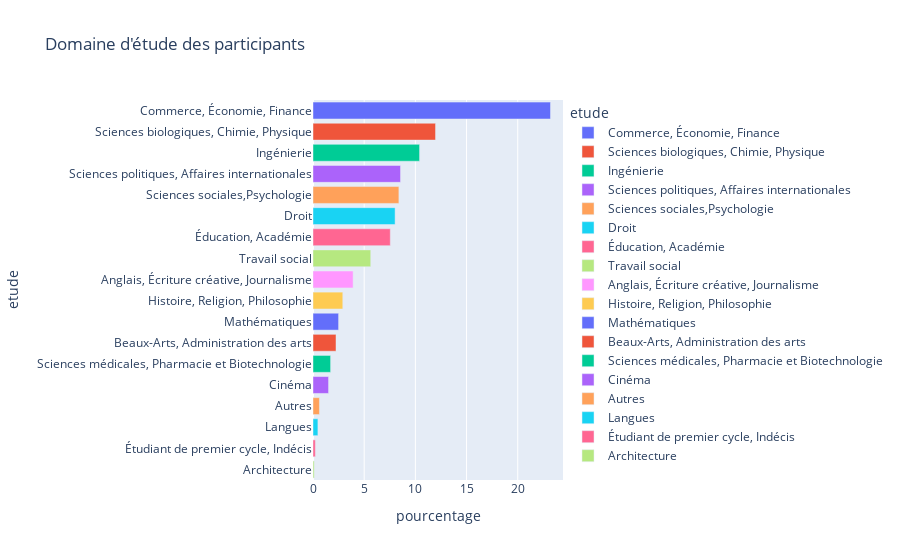

This figure's notebook cell:
### Markdown cell above
### Quel est le domaine d'étude des participants à cet événement ?

### Code cell
etude={
    1: "Droit",
    2: "Mathématiques",
    3: "Sciences sociales,Psychologie", 
    4: "Sciences médicales, Pharmacie et Biotechnologie",
    5: "Ingénierie",
    6: "Anglais, Écriture créative, Journalisme",
    7: "Histoire, Religion, Philosophie",
    8: "Commerce, Économie, Finance",
    9: "Éducation, Académie",
    10: "Sciences biologiques, Chimie, Physique",
    11: "Travail social",
    12: "Étudiant de premier cycle, Indécis",
    13: "Sciences politiques, Affaires internationales",
    14: "Cinéma",
    15: "Beaux-Arts, Administration des arts",
    16: "Langues",
    17: "Architecture",
    18: "Autres"
}
    
df['etude_libellé']=df['field_cd'].map(etude) # remplace les valeurs num en libellé

# création df_etude
df_etude = df['etude_libellé'].value_counts(normalize=True).reset_index()
df_etude.columns= ['etude', 'pourcentage']

df_etude['pourcentage'] = np.round(df_etude['pourcentage'] * 100,2)
print(df_etude)

# création du graph
fig = px.bar(
    df_etude,
    x='pourcentage',
    y='etude',
    color='etude',
    title="Domaine d'étude des participants"
)
fig.show()

### Figure 1 — Plotly figure (JSON) as saved in the notebook; plotly's stock layout.template omitted (floating-point values rounded to 4 significant figures)
{"data": [{"alignmentgroup": "True", "hovertemplate": "etude=%{y}<br>pourcentage=%{x}<extra></extra>", "legendgroup": "Commerce, Économie, Finance", "marker": {"color": "#636efa", "pattern": {"shape": ""}}, "name": "Commerce, Économie, Finance", "offsetgroup": "Commerce, Économie, Finance", "orientation": "h", "showlegend": true, "textposition": "auto", "type": "bar", "x": [23.2], "xaxis": "x", "y": ["Commerce, Économie, Finance"], "yaxis": "y"}, {"alignmentgroup": "True", "hovertemplate": "etude=%{y}<br>pourcentage=%{x}<extra></extra>", "legendgroup": "Sciences biologiques, Chimie, Physique", "marker": {"color": "#EF553B", "pattern": {"shape": ""}}, "name": "Sciences biologiques, Chimie, Physique", "offsetgroup": "Sciences biologiques, Chimie, Physique", "orientation": "h", "showlegend": true, "textposition": "auto", "type": "bar", "x": [11.97], "xaxis": "x", "y": ["Sciences biologiques, Chimie, Physique"], "yaxis": "y"}, {"alignmentgroup": "True", "hovertemplate": "etude=%{y}<br>pourcentage=%{x}<extra></extra>", "legendgroup": "Ingénierie", "marker": {"color": "#00cc96", "pattern": {"shape": ""}}, "name": "Ingénierie", "offsetgroup": "Ingénierie", "orientation": "h", "showlegend": true, "textposition": "auto", "type": "bar", "x": [10.41], "xaxis": "x", "y": ["Ingénierie"], "yaxis": "y"}, {"alignmentgroup": "True", "hovertemplate": "etude=%{y}<br>pourcentage=%{x}<extra></extra>", "legendgroup": "Sciences politiques, Affaires internationales", "marker": {"color": "#ab63fa", "pattern": {"shape": ""}}, "name": "Sciences politiques, Affaires internationales", "offsetgroup": "Sciences politiques, Affaires internationales", "orientation": "h", "showlegend": true, "textposition": "auto", "type": "bar", "x": [8.55], "xaxis": "x", "y": ["Sciences politiques, Affaires internationales"], "yaxis": "y"}, {"alignmentgroup": "True", "hovertemplate": "etude=%{y}<br>pourcentage=%{x}<extra></extra>", "legendgroup": "Sciences sociales,Psychologie", "marker": {"color": "#FFA15A", "pattern": {"shape": ""}}, "name": "Sciences sociales,Psychologie", "offsetgroup": "Sciences sociales,Psychologie", "orientation": "h", "showlegend": true, "textposition": "auto", "type": "bar", "x": [8.39], "xaxis": "x", "y": ["Sciences sociales,Psychologie"], "yaxis": "y"}, {"alignmentgroup": "True", "hovertemplate": "etude=%{y}<br>pourcentage=%{x}<extra></extra>", "legendgroup": "Droit", "marker": {"color": "#19d3f3", "pattern": {"shape": ""}}, "name": "Droit", "offsetgroup": "Droit", "orientation": "h", "showlegend": true, "textposition": "auto", "type": "bar", "x": [8.02], "xaxis": "x", "y": ["Droit"], "yaxis": "y"}, {"alignmentgroup": "True", "hovertemplate": "etude=%{y}<br>pourcentage=%{x}<extra></extra>", "legendgroup": "Éducation, Académie", "marker": {"color": "#FF6692", "pattern": {"shape": ""}}, "name": "Éducation, Académie", "offsetgroup": "Éducation, Académie", "orientation": "h", "showlegend": true, "textposition": "auto", "type": "bar", "x": [7.55], "xaxis": "x", "y": ["Éducation, Académie"], "yaxis": "y"}, {"alignmentgroup": "True", "hovertemplate": "etude=%{y}<br>pourcentage=%{x}<extra></extra>", "legendgroup": "Travail social", "marker": {"color": "#B6E880", "pattern": {"shape": ""}}, "name": "Travail social", "offsetgroup": "Travail social", "orientation": "h", "showlegend": true, "textposition": "auto", "type": "bar", "x": [5.64], "xaxis": "x", "y": ["Travail social"], "yaxis": "y"}, {"alignmentgroup": "True", "hovertemplate": "etude=%{y}<br>pourcentage=%{x}<extra></extra>", "legendgroup": "Anglais, Écriture créative, Journalisme", "marker": {"color": "#FF97FF", "pattern": {"shape": ""}}, "name": "Anglais, Écriture créative, Journalisme", "offsetgroup": "Anglais, Écriture créative, Journalisme", "orientation": "h", "showlegend": true, "textposition": "auto", "type": "bar", "x": [3.92], "xaxis": "x", "y": ["Anglais, Écriture créative, Journalisme"], "yaxis": "y"}, {"alignmentgroup": "True", "hovertemplate": "etude=%{y}<br>pourcentage=%{x}<extra></extra>", "legendgroup": "Histoire, Religion, Philosophie", "marker": {"color": "#FECB52", "pattern": {"shape": ""}}, "name": "Histoire, Religion, Philosophie", "offsetgroup": "Histoire, Religion, Philosophie", "orientation": "h", "showlegend": true, "textposition": "auto", "type": "bar", "x": [2.91], "xaxis": "x", "y": ["Histoire, Religion, Philosophie"], "yaxis": "y"}, {"alignmentgroup": "True", "hovertemplate": "etude=%{y}<br>pourcentage=%{x}<extra></extra>", "legendgroup": "Mathématiques", "marker": {"color": "#636efa", "pattern": {"shape": ""}}, "name": "Mathématiques", "offsetgroup": "Mathématiques", "orientation": "h", "showlegend": true, "textposition": "auto", "type": "bar", "x": [2.5], "xaxis": "x", "y": ["Mathématiques"], "yaxis": "y"}, {"alignmentgroup": "True", "hovertemplate": "etude=%{y}<br>pourcentage=%{x}<extra></extra>", "legendgroup": "Beaux-Arts, Administration des arts", "marker": {"color": "#EF553B", "pattern": {"shape": ""}}, "name": "Beaux-Arts, Administration des arts", "offsetgroup": "Beaux-Arts, Administration des arts", "orientation": "h", "showlegend": true, "textposition": "auto", "type": "bar", "x": [2.25], "xaxis": "x", "y": ["Beaux-Arts, Administration des arts"], "yaxis": "y"}, {"alignmentgroup": "True", "hovertemplate": "etude=%{y}<br>pourcentage=%{x}<extra></extra>", "legendgroup": "Sciences médicales, Pharmacie et Biotechnologie", "marker": {"color": "#00cc96", "pattern": {"shape": ""}}, "name": "Sciences médicales, Pharmacie et Biotechnologie", "offsetgroup": "Sciences médicales, Pharmacie et Biotechnologie", "orientation": "h", "showlegend": true, "textposition": "auto", "type": "bar", "x": [1.72], "xaxis": "x", "y": ["Sciences médicales, Pharmacie et Biotechnologie"], "yaxis": "y"}, {"alignmentgroup": "True", "hovertemplate": "etude=%{y}<br>pourcentage=%{x}<extra></extra>", "legendgroup": "Cinéma", "marker": {"color": "#ab63fa", "pattern": {"shape": ""}}, "name": "Cinéma", "offsetgroup": "Cinéma", "orientation": "h", "showlegend": true, "textposition": "auto", "type": "bar", "x": [1.52], "xaxis": "x", "y": ["Cinéma"], "yaxis": "y"}, {"alignmentgroup": "True", "hovertemplate": "etude=%{y}<br>pourcentage=%{x}<extra></extra>", "legendgroup": "Autres", "marker": {"color": "#FFA15A", "pattern": {"shape": ""}}, "name": "Autres", "offsetgroup": "Autres", "orientation": "h", "showlegend": true, "textposition": "auto", "type": "bar", "x": [0.63], "xaxis": "x", "y": ["Autres"], "yaxis": "y"}, {"alignmentgroup": "True", "hovertemplate": "etude=%{y}<br>pourcentage=%{x}<extra></extra>", "legendgroup": "Langues", "marker": {"color": "#19d3f3", "pattern": {"shape": ""}}, "name": "Langues", "offsetgroup": "Langues", "orientation": "h", "showlegend": true, "textposition": "auto", "type": "bar", "x": [0.48], "xaxis": "x", "y": ["Langues"], "yaxis": "y"}, {"alignmentgroup": "True", "hovertemplate": "etude=%{y}<br>pourcentage=%{x}<extra></extra>", "legendgroup": "Étudiant de premier cycle, Indécis", "marker": {"color": "#FF6692", "pattern": {"shape": ""}}, "name": "Étudiant de premier cycle, Indécis", "offsetgroup": "Étudiant de premier cycle, Indécis", "orientation": "h", "showlegend": true, "textposition": "auto", "type": "bar", "x": [0.23], "xaxis": "x", "y": ["Étudiant de premier cycle, Indécis"], "yaxis": "y"}, {"alignmentgroup": "True", "hovertemplate": "etude=%{y}<br>pourcentage=%{x}<extra></extra>", "legendgroup": "Architecture", "marker": {"color": "#B6E880", "pattern": {"shape": ""}}, "name": "Architecture", "offsetgroup": "Architecture", "orientation": "h", "showlegend": true, "textposition": "auto", "type": "bar", "x": [0.12], "xaxis": "x", "y": ["Architecture"], "yaxis": "y"}], "layout": {"barmode": "relative", "legend": {"title": {"text": "etude"}, "tracegroupgap": 0}, "title": {"text": "Domaine d'étude des participants"}, "xaxis": {"anchor": "y", "domain": [0, 1], "title": {"text": "pourcentage"}}, "yaxis": {"anchor": "x", "categoryarray": ["Architecture", "Étudiant de premier cycle, Indécis", "Langues", "Autres", "Cinéma", "Sciences médicales, Pharmacie et Biotechnologie", "Beaux-Arts, Administration des arts", "Mathématiques", "Histoire, Religion, Philosophie", "Anglais, Écriture créative, Journalisme", "Travail social", "Éducation, Académie", "Droit", "Sciences sociales,Psychologie", "Sciences politiques, Affaires internationales", "Ingénierie", "Sciences biologiques, Chimie, Physique", "Commerce, Économie, Finance"], "categoryorder": "array", "domain": [0, 1], "title": {"text": "etude"}}}}
